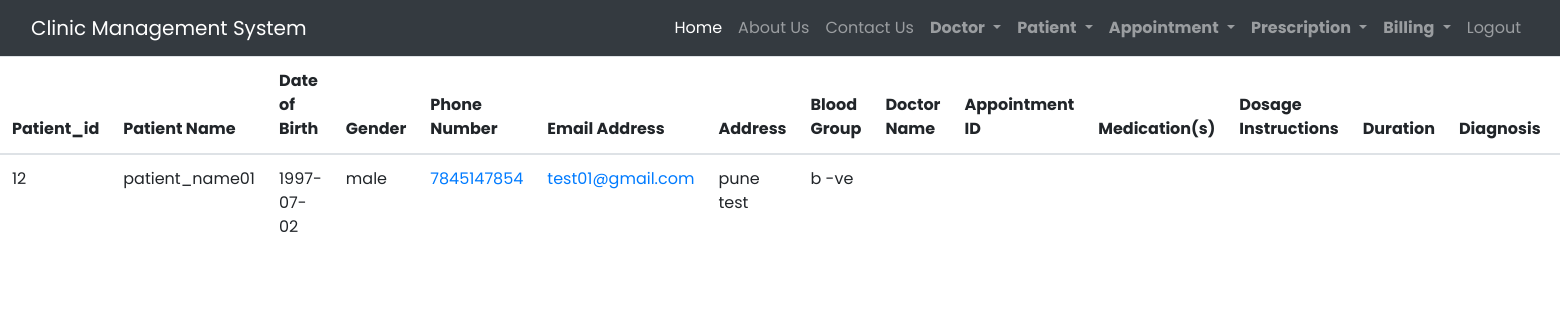
Page /allDetailsDisplay/12/ (signed in) on the earlier database version.
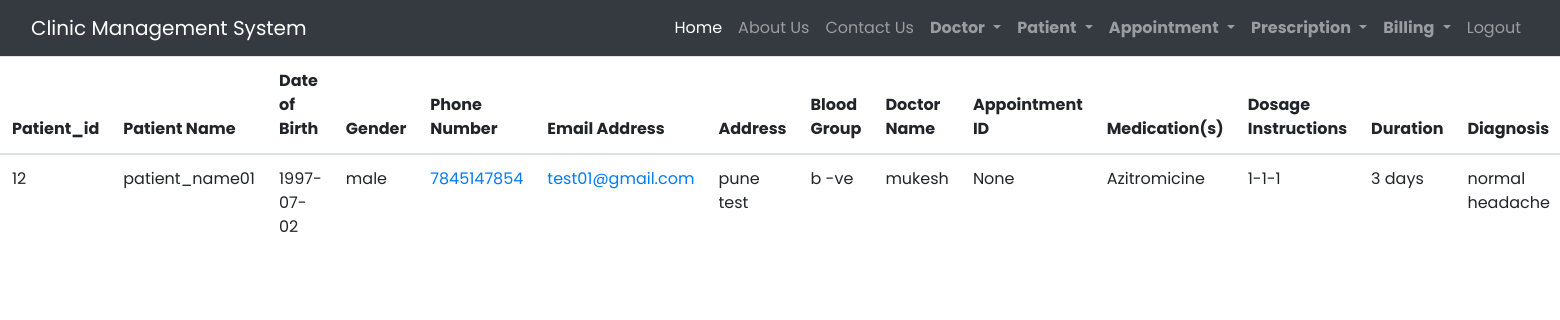
Same page on the later database version.
### clinic/models.py (models this page shows, shortened)
class Patient (models.Model):
    patient_id = models.AutoField(primary_key=True)
    name = models.CharField(max_length=50, null=False)
    date_of_birth = models.DateField()
    gender = models.CharField(max_length=10)
    blood_group = models.CharField(max_length=10)
    email_id = models.EmailField()
    address = models.TextField()
    mobile_number = models.CharField(max_length=15)

class Prescription(models.Model):
    prescription_id = models.AutoField(primary_key=True)
    patient_id = models.ForeignKey(Patient, on_delete=models.CASCADE)
    doctor_id =  models.ForeignKey(Doctor ,on_delete=models.SET_NULL,blank=True,null=True)
    appointment_id = models.ForeignKey(Appointment,on_delete=models.SET_NULL,blank=True,null=True)
    medicine_name = models.CharField(max_length=200,  default='no specific medicine given')
    dosage = models.CharField(max_length=200,  default='no specific medicine given')
    duration = models.CharField(max_length=100,  default='no specific medicine given')
    diagnosis = models.CharField(max_length =250,  default='no specific medicine given')
    medicine = models.CharField(max_length=500, default='no specific medicine given')
    advice = models.CharField(max_length=100, default='no specific advice')

class Doctor(models.Model):
    doctor_id = models.AutoField(primary_key=True)
    age = models.IntegerField()
    name = models.CharField(max_length=50, null=True)
    gender = models.CharField(max_length=10, choices=[('Male', 'Male'), ('Female', 'Female'), ('Other', 'Other')])
    experince = models.IntegerField()
    languages = models.CharField(max_length=25)
    mobile_number = models.CharField(max_length=15)
    email = models.EmailField()
    schedule = models.CharField(max_length=25, blank= True)

### clinic/views.py (the view)
# urls.py: path('allDetailsDisplay/<int:pid>/', all_details_display, name='allDetailsDisplay'),
def all_details_display(request, pid):
    if not request.user.is_authenticated:
        return redirect('login_admin')
    display_patient = Patient.objects.filter(patient_id=pid)
    display_appointment = Appointment.objects.filter(Patient_id_id=pid)
    display_prescription = Prescription.objects.filter(patient_id_id=pid)
    return render (request,'allDetailsDisplay.html',{'display_patient': display_patient,'display_appointment': display_appointment, 'display_prescription': display_prescription })

### clinic/templates/allDetailsDisplay.html (shortened to what this page needs)
<!DOCTYPE html>
<html lang="en">
    <head>
    </head>
    <body>
        {% include "basePage.html" %}
        {% include "navigation.html" %}
        <div>
            <table class="table table-hover" id="example">
                <thead>
                    <tr>
                        <th>Patient_id</th>
                        <th>Patient Name</th>
                        <th>Date of Birth</th>
                        <th>Gender</th>
                        <th>Phone Number</th>
                        <th>Email Address</th>
                        <th>Address</th>
                        <th>Blood Group</th>
                        <th>Doctor Name</th>
                        <th>Appointment ID</th>
                        <th>Medication(s)</th>
                        <th>Dosage Instructions</th>
                        <th>Duration</th>
                        <th>Diagnosis</th>
                        <th>Advice</th>
                    </tr>
                </thead>
                <tbody>
                    {% for i in display_patient %}
                    <tr>
                        <td>{{i.patient_id}}</td>
                        <td>{{i.name}}</td>
                        <td>{{i.date_of_birth|date:"Y-m-d"}}</td>
                        <td>{{i.gender}}</td>
                        <td><a href="tel:{{i.mobile_number}}">{{i.mobile_number}} </a></td>
                        <td><a href="mailto:{{i.email}}">{{i.email_id}}</a></td>
                        <td>{{i.address}}</td>
                        <td>{{i.blood_group}}</td>
                        {% for j in display_prescription %}
                        <td>{{j.doctor_id.name}}</td>
                        <td>{{j.appointment_id}}</td>
                        <td>{{j.medicine_name}}</td>
                        <td>{{j.dosage}}</td>
                        <td>{{j.duration}}</td>
                        <td>{{j.diagnosis}}</td>
                        {% endfor %}
                    </tr>
                    {% endfor %}
            </table>
        </div>
    </body>
</html>

### clinic/templates/basePage.html (shortened to what this page needs)
{% load static %}
<!DOCTYPE html>
<html lang="en">
    <head>
        <link rel="stylesheet" href="https://cdn.jsdelivr.net/npm/bootstrap@4.6.2/dist/css/bootstrap.min.css">
        <link rel="stylesheet" href="https://use.fontawesome.com/releases/v5.7.0/css/all.css"
>
        <link rel="stylesheet" type="text/css" href="{% static 'css/clinic.css' %}">
        <link rel="stylesheet" href="https://cdn.datatables.net/2.0.2/css/dataTables.dataTables.css">
        <link rel="stylesheet" href="https://cdn.datatables.net/buttons/3.0.1/css/buttons.dataTables.css">
        <link rel="stylesheet" href="{% static 'css/style.css' %}">
    </head>
    <body>
    </body>
</html>

### clinic/templates/navigation.html (shortened to what this page needs)
<nav class="navbar navbar-expand-lg navbar-dark bg-dark">
    <div class="container-fluid">
        <a class="navbar-brand" href="http://127.0.0.1:8000/">Clinic Management System </a>
        <div class="collapse navbar-collapse" id="navbarSupportedContent">
            <ul class="navbar-nav ml-auto">
                <li class="nav-item">
                    <a class="nav-link active" aria-current="page" href="{% url 'home' %}" >Home</a>
                </li>
                <li class="nav-item">
                    <a class="nav-link" href="{% url 'aboutUs' %}">About Us</a>
                </li>
                <li class="nav-item">
                    <a class="nav-link" href="{% url 'contactus' %}">Contact Us</a>
                </li>
                {%  if request.user.is_authenticated %}
                <li class="nav-item dropdown">
                    <a class="nav-link dropdown-toggle" href="#" role="button" data-toggle="dropdown"
                        aria-haspopup="true" aria-expanded="false">
                        <strong>Doctor</strong>
                    </a>
                </li>
                <li class="nav-item dropdown">
                    <a class="nav-link dropdown-toggle" href="#" role="button" data-toggle="dropdown"
                        aria-haspopup="true" aria-expanded="false">
                        <strong>Patient</strong>
                    </a>
                </li>
                <li class="nav-item">
                    <li class="nav-item dropdown">
                        <a class="nav-link dropdown-toggle" href="#" role="button" data-toggle="dropdown"
                            aria-haspopup="true" aria-expanded="false">
                            <strong>Appointment</strong>
                        </a>
                    </li>
                    <li class="nav-item dropdown">
                        <a class="nav-link dropdown-toggle" href="#" role="button" data-toggle="dropdown"
                            aria-haspopup="true" aria-expanded="false">
                            <strong>Prescription</strong>
                        </a>
                    </li>
                    <li class="nav-item dropdown">
                        <a class="nav-link dropdown-toggle" href="#" role="button" data-toggle="dropdown"
                            aria-haspopup="true" aria-expanded="false">
                            <strong>Billing</strong>
                        </a>
                    </li>
                    <li class="nav-item">
                    <a class="nav-link" href="{% url 'logout_admin' %}" onclick="return confirm('Do you want to logout ?')">Logout</a>
                </li>
                {% endif %}
            </ul>
        </div>
    </div>
</nav>

### clinic/static/css/style.css (style rules this page uses)
* { margin: 0; padding: 0; box-sizing: border-box; }
body, input { font-family: "Poppins", sans-serif; }

Differences in the rows shown:
added Prescription: doctor_id.name "mukesh", appointment_id "None", medicine_name "Azitromicine", dosage "1-1-1", duration "3 days", diagnosis "normal headache"
